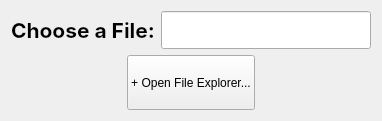
                  <widget class="QFrame" name="frame_12">
                   <property name="frameShape">
                    <enum>QFrame::NoFrame</enum>
                   </property>
                   <property name="frameShadow">
                    <enum>QFrame::Raised</enum>
                   </property>
                   <layout class="QVBoxLayout" name="verticalLayout_18">
                    <item>
                     <layout class="QVBoxLayout" name="verticalLayout_17" stretch="3,1">
                      <item>
                       <layout class="QHBoxLayout" name="horizontalLayout_9">
                        <item>
                         <widget class="QLabel" name="label">
                          <property name="font">
                           <font>
                            <family>SF Pro Display</family>
                            <pointsize>16</pointsize>
                            <bold>true</bold>
                           </font>
                          </property>
                          <property name="text">
                           <string>Choose a File:</string>
                          </property>
                         </widget>
                        </item>
                        <item>
                         <widget class="QLineEdit" name="fileAddress">
                          <property name="palette">
                           <palette>
                            <active>
                             <colorrole role="WindowText">
                              <brush brushstyle="SolidPattern">
                               <color alpha="255">
                                <red>172</red>
                                <green>157</green>
                                <blue>235</blue>
                               </color>
                              </brush>
                             </colorrole>
                             <colorrole role="Light">
                              <brush brushstyle="SolidPattern">
                               <color alpha="255">
                                <red>174</red>
                                <green>167</green>
                                <blue>188</blue>
                               </color>
                              </brush>
                             </colorrole>
                             <colorrole role="Text">
                              <brush brushstyle="SolidPattern">
                               <color alpha="255">
                                <red>172</red>
                                <green>157</green>
                                <blue>235</blue>
                               </color>
                              </brush>
                             </colorrole>
                             <colorrole role="ButtonText">
                              <brush brushstyle="SolidPattern">
                               <color alpha="255">
                                <red>172</red>
                                <green>157</green>
                                <blue>235</blue>
                               </color>
                              </brush>
                             </colorrole>
                             <colorrole role="PlaceholderText">
                              <brush brushstyle="SolidPattern">
                               <color alpha="128">
                                <red>172</red>
                                <green>157</green>
                                <blue>235</blue>
                               </color>
                              </brush>
                             </colorrole>
                            </active>
                            <inactive>
                             <colorrole role="WindowText">
                              <brush brushstyle="SolidPattern">
                               <color alpha="255">
                                <red>172</red>
                                <green>157</green>
                                <blue>235</blue>
                               </color>
                              </brush>
                             </colorrole>
                             <colorrole role="Light">
                              <brush brushstyle="SolidPattern">
                               <color alpha="255">
                                <red>174</red>
                                <green>167</green>
                                <blue>188</blue>
                               </color>
                              </brush>
                             </colorrole>
                             <colorrole role="Text">
                              <brush brushstyle="SolidPattern">
                               <color alpha="255">
                                <red>172</red>
                                <green>157</green>
                                <blue>235</blue>
                               </color>
                              </brush>
                             </colorrole>
                             <colorrole role="ButtonText">
                              <brush brushstyle="SolidPattern">
                               <color alpha="255">
                                <red>172</red>
                                <green>157</green>
                                <blue>235</blue>
                               </color>
                              </brush>
                             </colorrole>
                             <colorrole role="PlaceholderText">
                              <brush brushstyle="SolidPattern">
                               <color alpha="128">
                                <red>172</red>
                                <green>157</green>
                                <blue>235</blue>
                               </color>
                              </brush>
                             </colorrole>
                            </inactive>
                            <disabled>
                             <colorrole role="WindowText">
                              <brush brushstyle="SolidPattern">
                               <color alpha="255">
                                <red>172</red>
                                <green>157</green>
                                <blue>235</blue>
                               </color>
                              </brush>
                             </colorrole>
                             <colorrole role="Light">
                              <brush brushstyle="SolidPattern">
                               <color alpha="255">
                                <red>174</red>
                                <green>167</green>
                                <blue>188</blue>
                               </color>
                              </brush>
                             </colorrole>
                             <colorrole role="Text">
                              <brush brushstyle="SolidPattern">
                               <color alpha="255">
                                <red>172</red>
                                <green>157</green>
                                <blue>235</blue>
                               </color>
                              </brush>
                             </colorrole>
                             <colorrole role="ButtonText">
                              <brush brushstyle="SolidPattern">
                               <color alpha="255">
                                <red>172</red>
                                <green>157</green>
                                <blue>235</blue>
                               </color>
                              </brush>
                             </colorrole>
                             <colorrole role="PlaceholderText">
                              <brush brushstyle="SolidPattern">
                               <color alpha="128">
                                <red>172</red>
                                <green>157</green>
                                <blue>235</blue>
                               </color>
                              </brush>
                             </colorrole>
                            </disabled>
                           </palette>
                          </property>
                          <property name="font">
                           <font>
                            <family>UbuntuMono Nerd Font</family>
                            <pointsize>16</pointsize>
                            <bold>true</bold>
                           </font>
                          </property>
                          <property name="styleSheet">
                           <string notr="true">color: rgb(172, 157, 235);</string>
                          </property>
                         </widget>
                        </item>
                       </layout>
                      </item>
                      <item>
                       <layout class="QHBoxLayout" name="horizontalLayout_10">
                        <item>
                         <spacer name="horizontalSpacer_5">
                          <property name="orientation">
                           <enum>Qt::Horizontal</enum>
                          </property>
                          <property name="sizeHint" stdset="0">
                           <size>
                            <width>40</width>
                            <height>20</height>
                           </size>
                          </property>
                         </spacer>
                        </item>
                        <item>
                         <widget class="QPushButton" name="openfeButton">
                          <property name="sizePolicy">
                           <sizepolicy hsizetype="Minimum" vsizetype="Fixed">
                            <horstretch>0</horstretch>
                            <verstretch>0</verstretch>
                           </sizepolicy>
                          </property>
                          <property name="minimumSize">
                           <size>
                            <width>40</width>
                            <height>55</height>
                           </size>
                          </property>
                          <property name="cursor">
                           <cursorShape>PointingHandCursor</cursorShape>
                          </property>
                          <property name="autoFillBackground">
                           <bool>true</bool>
                          </property>
                          <property name="text">
                           <string>+ Open File Explorer...</string>
                          </property>
                          <property name="checkable">
                           <bool>false</bool>
                          </property>
                          <property name="default">
                           <bool>false</bool>
                          </property>
                          <property name="flat">
                           <bool>false</bool>
                          </property>
                         </widget>
                        </item>
                        <item>
                         <spacer name="horizontalSpacer_6">
                          <property name="orientation">
                           <enum>Qt::Horizontal</enum>
                          </property>
                          <property name="sizeHint" stdset="0">
                           <size>
                            <width>40</width>
                            <height>20</height>
                           </size>
                          </property>
                         </spacer>
                        </item>
                       </layout>
                      </item>
                     </layout>
                    </item>
                   </layout>
                  </widget>
